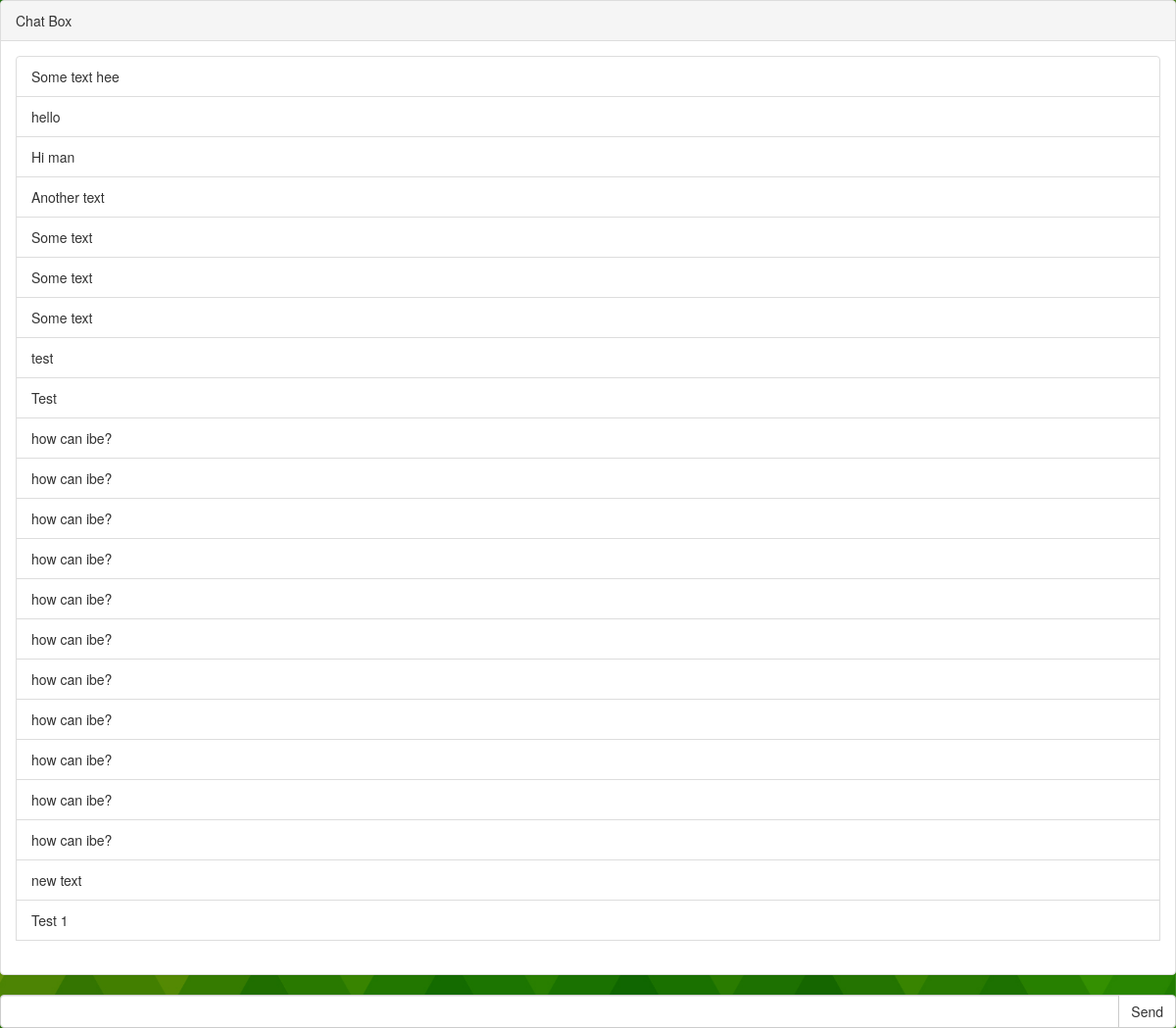
Page /chat/ on the committed database.
### chat/models.py (models this page shows, shortened)
class Chat(models.Model):
    created = models.DateTimeField(auto_now_add=True)
    user = models.ForeignKey(User)
    message = models.CharField(max_length=200, blank=True, null=True)

### chat/views.py (the view)
# urls.py: url(r'^chat/$', views.chat, name='post'),
def chat(request):
    c = Chat.objects.all()
    return render(request, "chat/chat.html", {'home': 'active', 'chat': c})

### chat/templates/chat/chat.html (shortened to what this page needs)
{% extends 'base.html' %}
{% load static %}
{% block content %}
    <div id="chat-body" class="panel panel-default">
        <div class="panel-heading">Chat Box</div>
        <div id="msg-list-div" class="panel-body">
            <ul id="msg-list" class="list-group">
                {% for obj in chat %}
                    {% if obj.user == request.user %}
                        <li class="text-right list-group-item">{{ obj.message }}</li>
                    {% else %}
                        <li class="text-left list-group-item">{{ obj.message }}</li>
                    {% endif %}
                {% empty %}
                    <li class="text-right list-group-item">No messages yet!</li>
                {% endfor %}
            </ul>
        </div>
    </div>
    <form id="chat-form" method="post" action="/post/">
        <div id="chat-bottom" class="input-group">
            <input type="text" id="chat-msg" name="chat-msg" class="form-control"/>
            <span class="input-group-btn">
                <input class="btn btn-default" id="send" type="submit" value="Send"/>
            </span>
        </div>
	</form>
{% endblock %}

### static/css/global.css (style rules this page uses)
html, body { height: 100%; background: url(/static/images/bg.jpg) no-repeat center center; -webkit-background-size: cover; -moz-background-size: cover; -o-background-size: cover; background-size: cover; }

### rows in the picture
Chat: message "Some text hee"
Chat: message "hello"
Chat: message "Hi man"
Chat: message "Another text"
Chat: message "Some text"
Chat: message "Some text"
Chat: message "Some text"
Chat: message "test"
Chat: message "Test"
Chat: message "how can ibe?"
Chat: message "how can ibe?"
Chat: message "how can ibe?"
Chat: message "how can ibe?"
Chat: message "how can ibe?"
Chat: message "how can ibe?"
Chat: message "how can ibe?"
Chat: message "how can ibe?"
Chat: message "how can ibe?"
Chat: message "how can ibe?"
Chat: message "how can ibe?"
Chat: message "new text"
Chat: message "Test 1"
